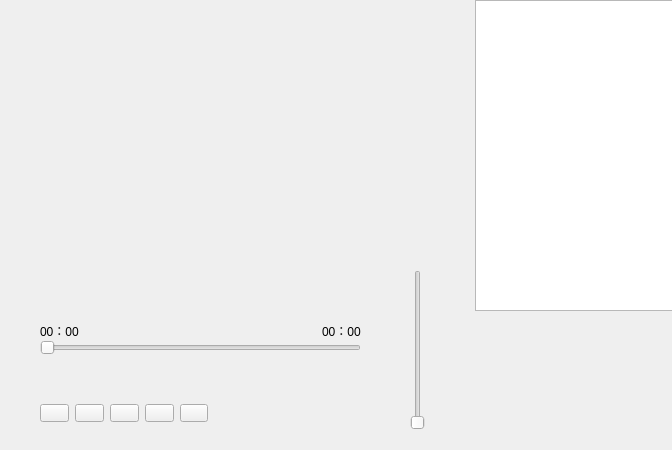
<?xml version="1.0" encoding="UTF-8"?>
<ui version="4.0">
 <class>Widget</class>
 <widget class="QWidget" name="Widget">
  <property name="geometry">
   <rect>
    <x>0</x>
    <y>0</y>
    <width>672</width>
    <height>450</height>
   </rect>
  </property>
  <property name="maximumSize">
   <size>
    <width>800</width>
    <height>800</height>
   </size>
  </property>
  <property name="windowTitle">
   <string>Widget</string>
  </property>
  <widget class="QWidget" name="layoutWidget">
   <property name="geometry">
    <rect>
     <x>40</x>
     <y>400</y>
     <width>168</width>
     <height>26</height>
    </rect>
   </property>
   <layout class="QHBoxLayout" name="horizontalLayout">
    <property name="topMargin">
     <number>4</number>
    </property>
    <property name="bottomMargin">
     <number>4</number>
    </property>
    <item>
     <widget class="QPushButton" name="prevBtn">
      <property name="maximumSize">
       <size>
        <width>300</width>
        <height>300</height>
       </size>
      </property>
      <property name="text">
       <string/>
      </property>
      <property name="autoDefault">
       <bool>false</bool>
      </property>
     </widget>
    </item>
    <item>
     <widget class="QPushButton" name="playBtn">
      <property name="maximumSize">
       <size>
        <width>300</width>
        <height>300</height>
       </size>
      </property>
      <property name="text">
       <string/>
      </property>
     </widget>
    </item>
    <item>
     <widget class="QPushButton" name="nextBtn">
      <property name="maximumSize">
       <size>
        <width>300</width>
        <height>300</height>
       </size>
      </property>
      <property name="text">
       <string/>
      </property>
     </widget>
    </item>
    <item>
     <widget class="QPushButton" name="modeBtn">
      <property name="maximumSize">
       <size>
        <width>300</width>
        <height>300</height>
       </size>
      </property>
      <property name="text">
       <string/>
      </property>
     </widget>
    </item>
    <item>
     <widget class="QPushButton" name="listBtn">
      <property name="maximumSize">
       <size>
        <width>300</width>
        <height>300</height>
       </size>
      </property>
      <property name="text">
       <string/>
      </property>
     </widget>
    </item>
   </layout>
  </widget>
  <widget class="QListWidget" name="musicList">
   <property name="geometry">
    <rect>
     <x>475</x>
     <y>0</y>
     <width>201</width>
     <height>311</height>
    </rect>
   </property>
  </widget>
  <widget class="QSlider" name="horizontalSlider">
   <property name="geometry">
    <rect>
     <x>40</x>
     <y>340</y>
     <width>321</width>
     <height>16</height>
    </rect>
   </property>
   <property name="orientation">
    <enum>Qt::Orientation::Horizontal</enum>
   </property>
  </widget>
  <widget class="QSlider" name="volume">
   <property name="geometry">
    <rect>
     <x>410</x>
     <y>270</y>
     <width>16</width>
     <height>160</height>
    </rect>
   </property>
   <property name="orientation">
    <enum>Qt::Orientation::Vertical</enum>
   </property>
  </widget>
  <widget class="QWidget" name="">
   <property name="geometry">
    <rect>
     <x>40</x>
     <y>320</y>
     <width>321</width>
     <height>22</height>
    </rect>
   </property>
   <layout class="QHBoxLayout" name="horizontalLayout_2">
    <item>
     <widget class="QLabel" name="curLabel">
      <property name="text">
       <string>00：00</string>
      </property>
     </widget>
    </item>
    <item>
     <spacer name="horizontalSpacer">
      <property name="orientation">
       <enum>Qt::Orientation::Horizontal</enum>
      </property>
      <property name="sizeHint" stdset="0">
       <size>
        <width>40</width>
        <height>20</height>
       </size>
      </property>
     </spacer>
    </item>
    <item>
     <widget class="QLabel" name="totalLabel">
      <property name="text">
       <string>00：00</string>
      </property>
     </widget>
    </item>
   </layout>
  </widget>
 </widget>
 <resources/>
 <connections/>
</ui>
